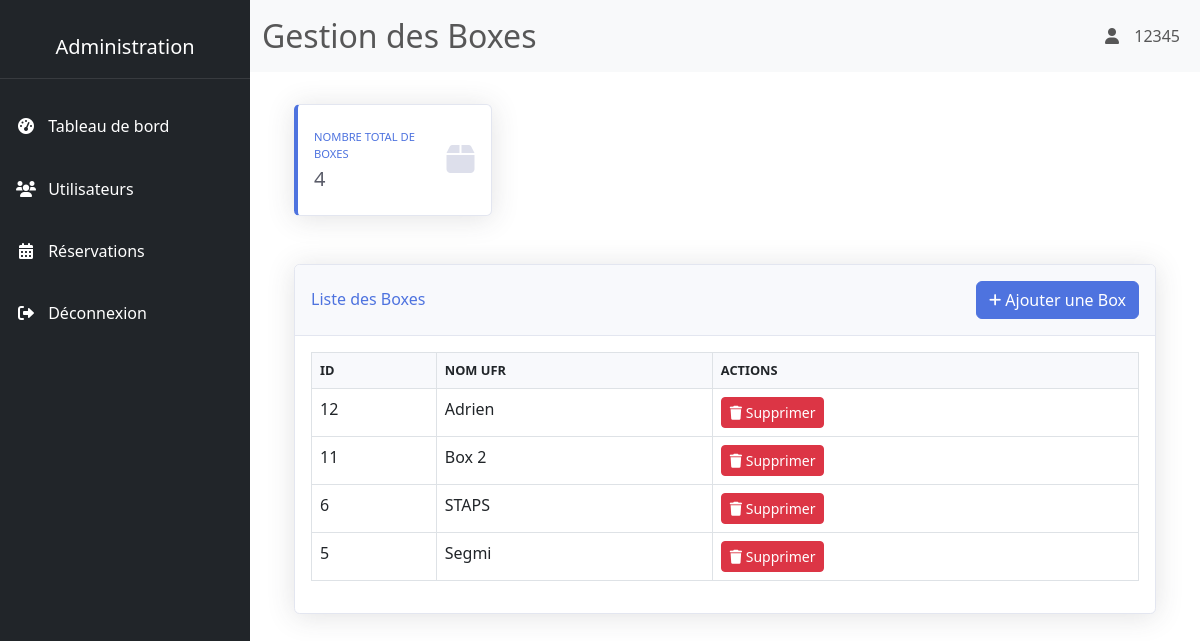
/administrator/boxes/ (signed in), run on the app's committed database.
### myapp/models.py (models this page shows, shortened)
class Box(models.Model):
    id = models.AutoField(primary_key=True)
    nom_ufr = models.CharField(max_length=15)

### myapp/views.py (the view, shortened to what this page needs)
# urls.py: path('administrator/boxes/', views.admin_boxes, name='admin_boxes'),
def admin_boxes(request):
    numero_etudiant = request.session.get('numero_etudiant')
    if not numero_etudiant:
        return redirect('index')
    try:
        utilisateur = Utilisateur.objects.get(numero_etudiant=numero_etudiant)
        if not utilisateur.is_admin:
            messages.error(request, "Accès non autorisé")
            return redirect('menu')
        boxes = Box.objects.all().order_by('nom_ufr')
        return render(request, 'administrator/boxes.html', {'boxes': boxes})
    except Utilisateur.DoesNotExist:
        return redirect('index')

### myapp/templates/administrator/boxes.html (shortened to what this page needs)
{% extends "administrator/base.html" %}
{% block page_title %}
    <h1 class="h2 mb-0">Gestion des Boxes</h1>
{% endblock %}
{% block content %}
<div class="container-fluid">
    <div class="row mb-4">
        <div class="col-xl-3 col-md-6 mb-4">
            <div class="card border-left-primary shadow h-100 py-2">
                <div class="card-body">
                    <div class="row no-gutters align-items-center">
                        <div class="col mr-2">
                            <div class="text-xs font-weight-bold text-primary text-uppercase mb-1">
                                Nombre total de boxes
                            </div>
                            <div class="h5 mb-0 font-weight-bold text-gray-800">{{ boxes|length }}</div>
                        </div>
                        <div class="col-auto">
                            <i class="fas fa-box fa-2x text-gray-300"></i>
                        </div>
                    </div>
                </div>
            </div>
        </div>
    </div>
    <div class="card shadow mb-4">
        <div class="card-header py-3 d-flex justify-content-between align-items-center">
            <h6 class="m-0 font-weight-bold text-primary">Liste des Boxes</h6>
            <button class="btn btn-primary" data-bs-toggle="modal" data-bs-target="#addBoxModal">
                <i class="fas fa-plus fa-sm"></i> Ajouter une Box
            </button>
        </div>
        <div class="card-body">
            {% if boxes %}
                <div class="table-responsive">
                    <table class="table table-bordered" width="100%" cellspacing="0">
                        <thead>
                            <tr>
                                <th>ID</th>
                                <th>Nom UFR</th>
                                <th>Actions</th>
                            </tr>
                        </thead>
                        <tbody>
                            {% for box in boxes %}
                                <tr>
                                    <td>{{ box.id }}</td>
                                    <td>{{ box.nom_ufr }}</td>
                                    <td>
                                        <form method="POST" class="d-inline" onsubmit="return confirm('Êtes-vous sûr de vouloir supprimer cette box ?');">
                                            <button type="submit" class="btn btn-danger btn-sm">
                                                <i class="fas fa-trash"></i> Supprimer
                                            </button>
                                        </form>
                                    </td>
                                </tr>
                            {% endfor %}
                        </tbody>
                    </table>
                </div>
            {% else %}
                <div class="alert alert-info">
                    Aucune box n'a été créée pour le moment.
                </div>
            {% endif %}
        </div>
    </div>
</div>
{% endblock %}

### myapp/templates/administrator/base.html (style rules this page uses)
:root { --sidebar-width: 250px; }

### myapp/templates/administrator/boxes.html (style rules this page uses)
.border-left-primary { border-left: 0.25rem solid #4e73df !important; }
.card { position: relative; display: flex; flex-direction: column; min-width: 0; word-wrap: break-word; background-color: #fff; background-clip: border-box; border: 1px solid #e3e6f0; border-radius: 0.35rem; }
.shadow { box-shadow: 0 .15rem 1.75rem 0 rgba(58,59,69,.15)!important; }
.card-header { background-color: #f8f9fc; border-bottom: 1px solid #e3e6f0; }
.text-primary { color: #4e73df !important; }
.btn-primary { background-color: #4e73df; border-color: #4e73df; }
.table { color: #858796; }
.table th { background-color: #f8f9fc; font-weight: 700; text-transform: uppercase; font-size: 0.8rem; }
.text-xs { font-size: .7rem; }
.text-gray-300 { color: #dddfeb !important; }
.text-gray-800 { color: #5a5c69 !important; }

### data on the page
Box: id "12", nom_ufr "Adrien"
Box: id "11", nom_ufr "Box 2"
Box: id "6", nom_ufr "STAPS"
Box: id "5", nom_ufr "Segmi"

### other printed values
{{ request.session.numero_etudiant }} "12345"
{{ boxes|length }} "4"
